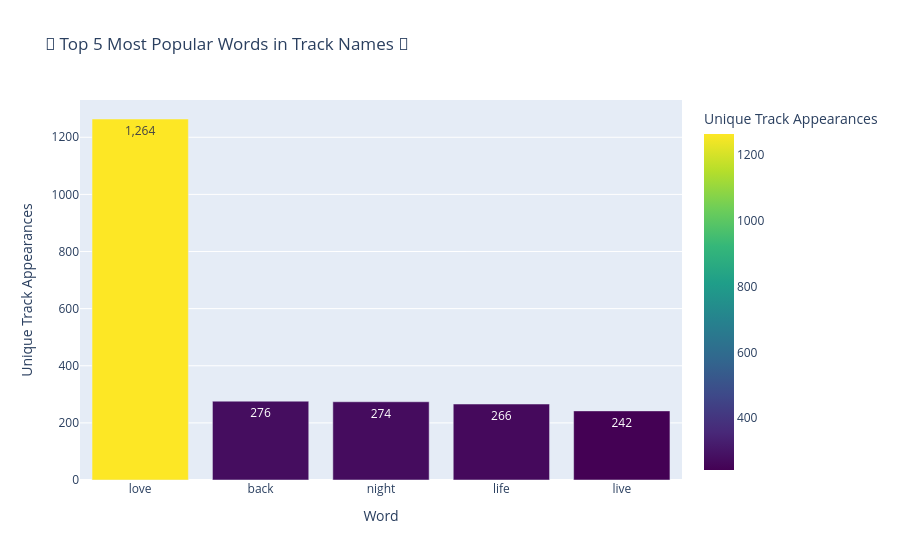

The code cell stored with this chart in its notebook:
### Code cell
# Convert to DataFrame
word_popularity_df = pd.DataFrame(word_counts.items(), columns=["Word", "Track_Count"])

# Sort by most common words in unique track names
word_popularity_df = word_popularity_df.sort_values(by="Track_Count", ascending=False)

# Take the **top 5 most popular words**
top_5_words = word_popularity_df.head(5)
print("Top 5 most popular words in track names:\n", top_5_words)


# Create an interactive bar chart using Plotly
fig = px.bar(
    top_5_words,
    x="Word",
    y="Track_Count",
    title="🎵 Top 5 Most Popular Words in Track Names 🎵",
    text=top_5_words["Track_Count"].apply(lambda x: f"{x:,}"),  # Format numbers with commas
    labels={"Word": "Word", "Track_Count": "Unique Track Appearances"},
    color="Track_Count",
    color_continuous_scale=px.colors.sequential.Viridis,  # Modern color gradient
)

# Show chart
fig.show()

### Figure 1 — Plotly figure (JSON) as saved in the notebook; plotly's stock layout.template omitted (floating-point values rounded to 4 significant figures)
{"data": [{"alignmentgroup": "True", "hovertemplate": "Word=%{x}<br>Unique Track Appearances=%{marker.color}<br>text=%{text}<extra></extra>", "legendgroup": "", "marker": {"color": [1264, 276, 274, 266, 242], "coloraxis": "coloraxis", "pattern": {"shape": ""}}, "name": "", "offsetgroup": "", "orientation": "v", "showlegend": false, "text": ["1,264", "276", "274", "266", "242"], "textposition": "auto", "type": "bar", "x": ["love", "back", "night", "life", "live"], "xaxis": "x", "y": [1264, 276, 274, 266, 242], "yaxis": "y"}], "layout": {"barmode": "relative", "coloraxis": {"colorbar": {"title": {"text": "Unique Track Appearances"}}, "colorscale": [[0, "#440154"], [0.1111, "#482878"], [0.2222, "#3e4989"], [0.3333, "#31688e"], [0.4444, "#26828e"], [0.5556, "#1f9e89"], [0.6667, "#35b779"], [0.7778, "#6ece58"], [0.8889, "#b5de2b"], [1, "#fde725"]]}, "legend": {"tracegroupgap": 0}, "title": {"text": "🎵 Top 5 Most Popular Words in Track Names 🎵"}, "xaxis": {"anchor": "y", "domain": [0, 1], "title": {"text": "Word"}}, "yaxis": {"anchor": "x", "domain": [0, 1], "title": {"text": "Unique Track Appearances"}}}}
